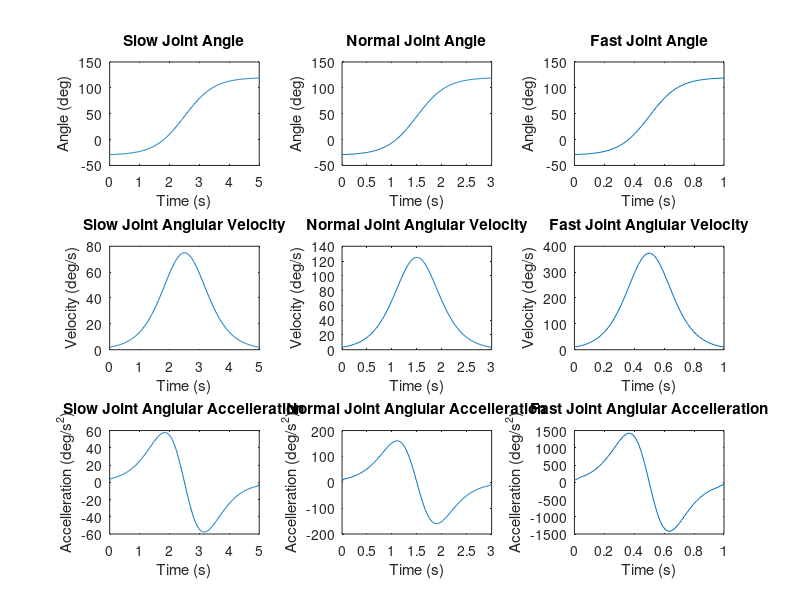
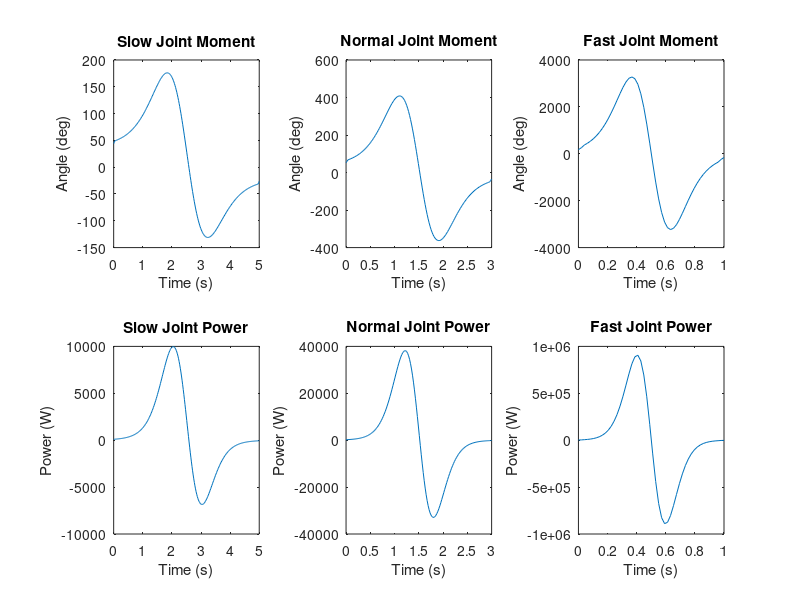
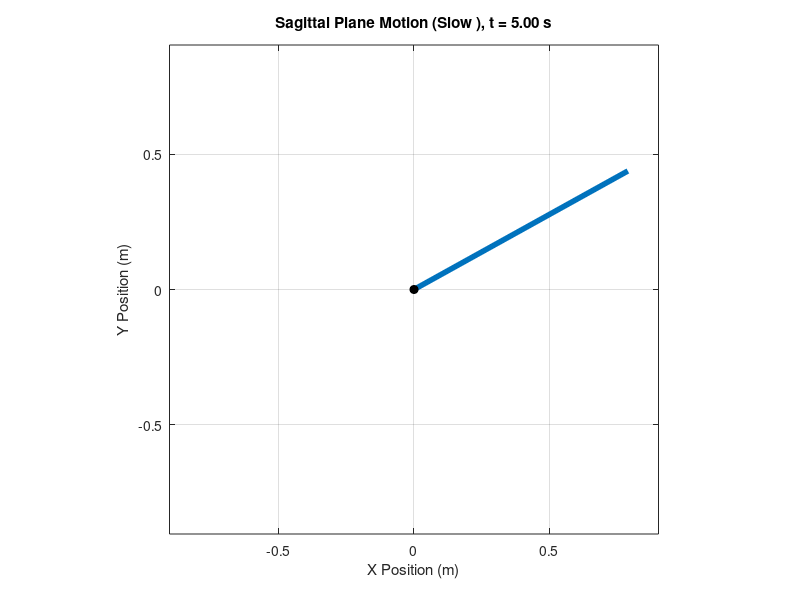

These figures' MATLAB source, in order:
 %% BMEG301 Reverse Dynamic Solution For Device 3
% Authors: Bailey Phillips, Matthew Nuske, Oliver Michels, and Kyan Phillips

%% Assumptions

% The thigh is consider to be pivoted at the hip joint and has one DoF in flexion-extension. 
% Distal limb (shank) is fixed such that the longitudinal axis line up. 
% All other limbs can be ignored.

clc, clear

%% Parameters

% Subject Paramters
gender = 2; % 1 for female, 2 for male
weight = 85; % Total body mass of subject in 'kg'
height = 1.84; % Total body height of subject in 'm'


%% Segment Factor Tables

% Segment factors based of De lava Table
% [Mass factor   Length factor   COM factor  Radius of Gyration factor]

% Female factors
segment_table(1).factors = [ 
0.1478  368.5/1735  0.3612  0.369;  % Thigh (female)
0.0481  432.3/1735  0.4416  0.271   % Shank (female)
];

% Male factors
segment_table(2).factors = [
0.1416  422.2/1741  0.4095  0.329;  % Thigh (male)
0.0433  434.0/1741  0.4459  0.255   % Shank (male)
];  


%% TASK 1 
% Create Structures With All of The Model's Segment Details 

model(1).name = 'Thigh'; model(1).color = 'k';
model(2).name = 'Shank'; model(2).color = 'r';

table = sprintf('Part Name \t Mass (kg)\t Length (m)\t COM (m)\t RGyration (m)\t Inertia (kg.m^2)');
disp(table)

% Assumption: The distal limb (shank) is fixed such that longitudinal axes
% line up, thus all other limbs can be ignored
for part = 1:2

    model(part).mass = weight*segment_table(gender).factors(part,1);
    model(part).length = height*segment_table(gender).factors(part,2);
    model(part).com_local = model(part).length*segment_table(gender).factors(part,3);

   if part < 2
        model(part).com_from_O = model(part).com_local;
    else
        model(part).com_from_O = model(part).com_local + sum([model(1:part-1).length]);
    end
    model(part).rgyration = model(part).length*segment_table(gender).factors(part,4);
    model(part).inertia = model(part).mass*(model(part).rgyration).^2;
    
    t = sprintf('%s\t\t %.3f\t\t %.3f\t\t %.3f\t\t %.3f\t\t %.5f',model(part).name,...
        model(part).mass, model(part).length, model(part).com_local,...
        model(part).rgyration, model(part).inertia);
    disp(t)
end

% System Center of Mass
mass_system = sum([model(:).mass]);

% display system mass
disp(['System mass = ', num2str(mass_system), ' kg']);

r_num = [model(:).mass].*[model(:).com_from_O];
CoM_system = sum(r_num)/mass_system;
disp([newline, 'System center of mass position = ',num2str(CoM_system),' m']);

% System Inertia About The Hip
I_seg_o = [model(:).inertia] + [model(:).mass].*([model(:).com_from_O].^2);
Inertia_system = sum(I_seg_o);
disp(['System mass moment of inertia at O = ',num2str(Inertia_system),' kg.m^2']);

%% Simulation Parameters
fps = 50;                           % Frames per second 
                    % Motion duration in seconds

% These are the first things i saw for the rom of the thigh about the hip.
% we can change this if we find its different with more research - Oli
theta_min = -30 * (pi/180);           % Minimum angle at extension in rad
theta_max = 120 * (pi/180);         % Maximum angle at flexion in rad

%% TASK 2 & 3
durations=[5,3,1];

t_store = cell(length(durations),1);
theta_store = cell(length(durations),1);
omega_store = cell(length(durations),1);
alpha_store = cell(length(durations),1);
M_store = cell(length(durations),1);
P_store = cell(length(durations),1);

for i=1:length(durations)
    T_motion = durations(i);   
    % Simulation 
    Num_Frames = ceil(T_motion*fps);                        % Calculates number of frames in the simulation
    T_simulation = linspace(0, T_motion, Num_Frames);       % Creates a linearly spaced time vector for motion duration

    % Sigmoid Function To Calculate Joint Angle
    k = 10 / T_motion;                                                      % Steepness of sigmoid function (scales with the motion duration)
    s = 1 ./ (1 + exp(-k .* (T_simulation - (T_motion/2))));                % Sigmoid function
    theta = (theta_min + (theta_max - theta_min) .* s) .* (180/pi);         % Joint angle in degrees
    omega = gradient(theta,T_simulation);                                   % Angular velocity
    alpha = gradient(omega,T_simulation);                                   % Angular acceleration
    g = -9.81; % Gravity
    M_hip = (Inertia_system * alpha) - (g * CoM_system * mass_system * cosd(theta)); % Moment about Hip in Nm
    P = M_hip .* omega; % Joint power Watts

    t_store{i} = T_simulation;
    theta_store{i} = theta;
    omega_store{i} = omega;
    alpha_store{i} = alpha;
    M_store{i} = M_hip;
    P_store{i} = P;
end
%% Plotting Results
figure;
label = {'Slow ', 'Normal ', 'Fast '};

for i = 1:3
    % Joint Angle Over Time
    subplot(3, 3, i);
    plot(t_store{i}, theta_store{i});
    ylabel('Angle (deg)');
    xlabel('Time (s)')
    title([label{i} 'Joint Angle']);
    
    % Joint Angular Velocity Over Time
    subplot(3, 3, i + 3);
    plot(t_store{i}, omega_store{i})
    ylabel('Velocity (deg/s)');
    xlabel('Time (s)')
    title([label{i} 'Joint Anglular Velocity']);
    
    % Joint Angular Accelleration Over Time
    subplot(3, 3, i + 6);
    plot(t_store{i}, alpha_store{i});
    ylabel('Accelleration (deg/s^2)');
    xlabel('Time (s)')
    title([label{i} 'Joint Anglular Accelleration']);
end

figure;
for i = 1:3
    % Joint Moment Over Time
    subplot(2, 3, i);
    plot(t_store{i}, M_store{i});
    ylabel('Angle (deg)');
    xlabel('Time (s)')
    title([label{i} 'Joint Moment']);
    
    % Joint Power Over Time
    subplot(2, 3, i + 3);
    plot(t_store{i}, P_store{i})
    ylabel('Power (W)');
    xlabel('Time (s)')
    title([label{i} 'Joint Power']);
    
end
hold off;
% Part 5
m_device_total = 8;                  % example
m_device_pivoted = 0.6 * m_device_total;

model_device = model;

model_device(1).rgyration = model(1).rgyration;
model_device(1).mass = model_device(1).mass + m_device_pivoted;
model_device(1).inertia = model_device(1).mass * (model_device(1).rgyration)^2;

mass_system_device = sum([model_device.mass]);
CoM_system_device = sum([model_device.mass] .* [model_device.com_from_O]) / mass_system_device;
I_seg_o_device = [model_device.inertia] + [model_device.mass] .* ([model_device.com_from_O].^2);
Inertia_system_device = sum(I_seg_o_device);

disp(mass_system_device)
disp(CoM_system_device)
disp(I_seg_o_device)
%

caseNum = 1;              % 1 = slow, 2 = normal, 3 = fast
t1 = t_store{caseNum};
theta1 = theta_store{caseNum};

L = model(1).length + model(2).length;

figure;

hLeg = plot([0 0], [0 -L], 'LineWidth', 4);
hold on
plot(0,0,'ko','MarkerFaceColor','k')
axis equal
axis([-L L -L L])
grid on
xlabel('X Position (m)')
ylabel('Y Position (m)')

for j = 1:length(t1)
    x = L * sind(theta1(j));
    y = -L * cosd(theta1(j));

    set(hLeg, 'XData', [0 x], 'YData', [0 y])
    
title(sprintf('Sagittal Plane Motion (%s), t = %.2f s', label{caseNum}, t1(j)))

    drawnow
    pause(0.02)
    hold off;
end
